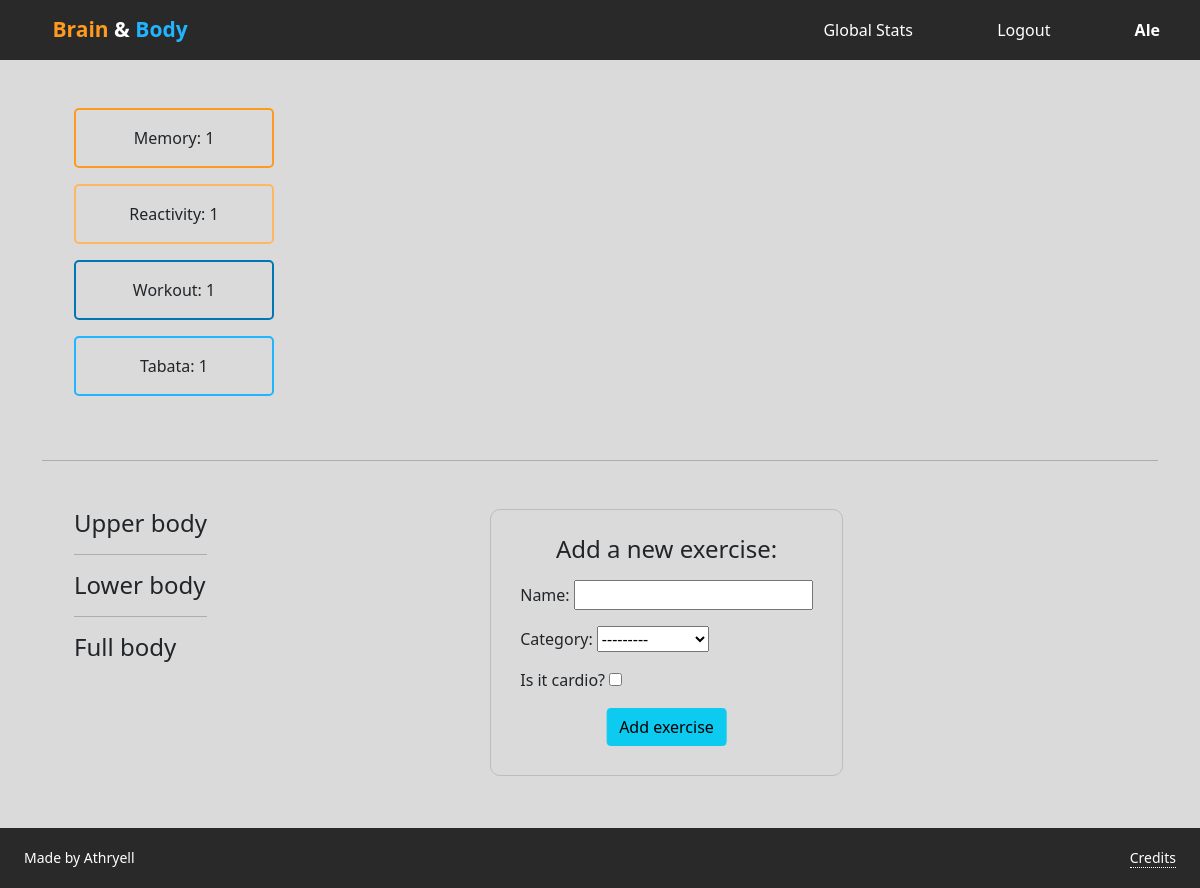
/profile/ale (signed in), run on the app's committed database.
### users/models.py (models this page shows, shortened)
class UserPoints(models.Model):
    user = models.OneToOneField(User, on_delete=models.CASCADE, related_name="points")
    points_workout = models.IntegerField(default=0)
    points_tabata = models.IntegerField(default=0)
    points_memory = models.IntegerField(default=0)
    points_speed = models.IntegerField(default=0)
    objects = UserPointsManager()

### brain_and_body/views.py (the view)
# urls.py: path('profile/<str:username>', views.profile, name="profile")
@login_required
def profile(request, username):
    stats = request.user.points
    exercises = list(Exercise.objects.filter(added_by=request.user))
    form = ExerciseForm
    return render(request, 'brain_and_body/profile.html', {
        'stats': stats,
        'exercises': exercises,
        'form': form
    })

### brain_and_body/templates/brain_and_body/profile.html (shortened to what this page needs)
{% extends "brain_and_body/base.html" %}
{% load static %}
{% block link %} <link href="{% static 'brain_and_body/profile.css'%}" rel="stylesheet"> {% endblock %}
{% block body %}
    <div class="profile-container">
        <div class="stats-container">
            <p class='p-m'>Memory: {{ stats.points_memory }}</p>
            <p class='p-s'>Reactivity: {{ stats.points_speed }}</p>
            <p class='p-w'>Workout: {{ stats.points_workout }}</p>
            <p class='p-t'>Tabata: {{ stats.points_tabata }}</p>
        </div>
        <div class='svg-container'>
            <svg></svg>
        </div>
    </div>
    <hr>
    <div class="exercises-container">
        <div>
            <h4> Upper body </h4>
            <hr>
            <h4> Lower body </h4>
            <hr>
            <h4> Full body </h4>
        </div>
        <div class="div-form">
            <form action="{% url 'add_exercise' %}" method="POST">
                <h4 id='add-exercise'> Add a new exercise: </h4>
                {{ form.as_p }}
                <button class='btn btn-info' type="submit">Add exercise</button>
            </form>
        </div>
    </div>
        {% endblock %}

### brain_and_body/templates/brain_and_body/base.html (shortened to what this page needs)
{% load static %}
<!DOCTYPE html>
<html lang="en">
    <head>
        <link href="https://cdn.jsdelivr.net/npm/bootstrap@5.1.3/dist/css/bootstrap.min.css" rel="stylesheet">
        <link href="{% static 'brain_and_body/base.css' %}" rel="stylesheet">
        {% block link %}{% endblock %}
    </head>
    <body>
        <nav>
            <ul>
                <div id="logo">
                    <li>
                        <a href="{% url 'home' %}"><strong>
                            <span id="brain-text">Brain</span>
                            <span id="and-text">&</span>
                            <span id="body-text">Body</span></strong></a>
                    </li>
                </div>
                <div id='responsive-menu'>
                    {% if user.is_authenticated %}
                        <li>
                            <a href="{% url 'global_stats' %}">Global Stats</a>
                        </li>
                        <li>
                            {% if 'profile' in request.path %}
                                <a href="{% url 'logout' %}">Logout</a>
                            {% else %}
                                <a href="{% url 'profile' request.user.username %}">Profile</a>
                            {% endif %}
                        </li>
                        <li>
                            <a href="{% url 'profile' request.user.username %}"><strong>{{ user.username|title }}</strong></a>
                        </li>
                    {% endif %}
                </ul>
        </nav>
        <div id='block-body' class="container content">
            {% block body %}
            {% endblock %}
        </div>
        <footer>
            <nav>
                <ul>
                    <li>
                        <small>Made by Athryell</small>
                    </li>
                    <li>
                        <div class='tooltip-credits'>
                            <small>Credits</small>
                        </div>
                    </li>
                </ul>
            </nav>
        </footer>
    </body>
</html>

### brain_and_body/static/brain_and_body/base.css (style rules this page uses)
html { scroll-behavior: smooth; }
#brain-text { color: #FE9A1F; }
#body-text { color: #21B4FF; }
a { text-decoration: none; margin: 0; padding: 0 1em; color: #fff; }
ul { padding: 0; }
ul li { display: inline-block; padding: 0 1.5em; }
body { background-color: #dadada; position: relative; }
body .content { min-height: calc(100vh - 60px - 30px); }
body nav { height: 60px; background: #292929; }
body nav #responsive-menu { display: inline-block; }
body nav ul { height: 100%; list-style: none; display: flex; justify-content: space-between; vertical-align: middle; }
body nav ul #logo { font-size: 21px; margin: auto 0; }
body nav ul #responsive-menu { margin: auto 0; }
body footer { height: 30px; width: 100%; background-color: #292929; color: #fff; }
body footer ul { margin: 0; display: flex; justify-content: space-between; }
body footer ul li { display: flex; align-items: center; }
.tooltip-credits { position: relative; display: inline-block; }
.tooltip-credits small { border-bottom: 1px dotted white; }

### brain_and_body/static/brain_and_body/profile.css (style rules this page uses)
.profile-container { padding: 2em; display: flex; }
.profile-container .stats-container { text-align: center; min-width: 200px; }
.profile-container .stats-container p { border-radius: 5px; padding: 1em; margin: 1em 0; }
.profile-container .stats-container .p-m { border: 2px solid #FE9A1F; }
.profile-container .stats-container .p-s { border: 2px solid #FFB761; }
.profile-container .stats-container .p-w { border: 2px solid #0077B4; }
.profile-container .stats-container .p-t { border: 2px solid #21B4FF; }
.profile-container .svg-container { min-height: 300px; display: flex; justify-content: center; }
.exercises-container { padding: 2em; display: flex; }
.exercises-container h4 { padding: 0; }
.exercises-container p { display: inline; padding: 0; margin: 0; }
.exercises-container .div-form { margin: 0 auto; }
.exercises-container .div-form form { padding: 13px; margin-bottom: 20px; border: 1px solid #bdbdbd; border-radius: 10px; }
.exercises-container .div-form form h4 { text-align: center; margin-top: 0.5em; }
.exercises-container .div-form form p { display: block; margin: 1em; }
.exercises-container .div-form form button { margin-left: 50%; margin-bottom: 1em; transform: translateX(-50%); }

### data on the page
UserPoints: points_memory "1", points_speed "1", points_workout "1", points_tabata "1"

### other printed values
{{ user.username|title }} "Ale"
